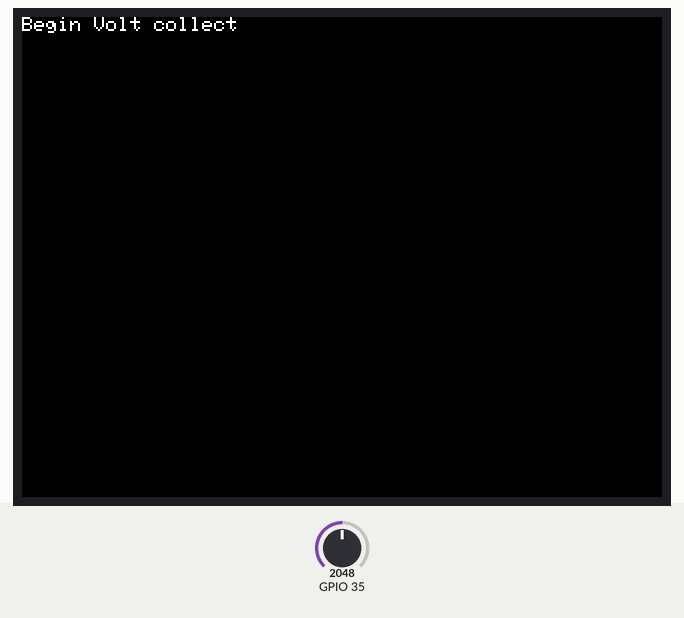
Simulated run of this sketch. Board: ESP32. On the bench: 320×240 colour display. Inputs (shaded band) come from the test bench; at power-on: GPIO 35 = 2048. What the sketch prints to the serial monitor is not drawn.

Above: at 0.3 s.
At 6.4 s:
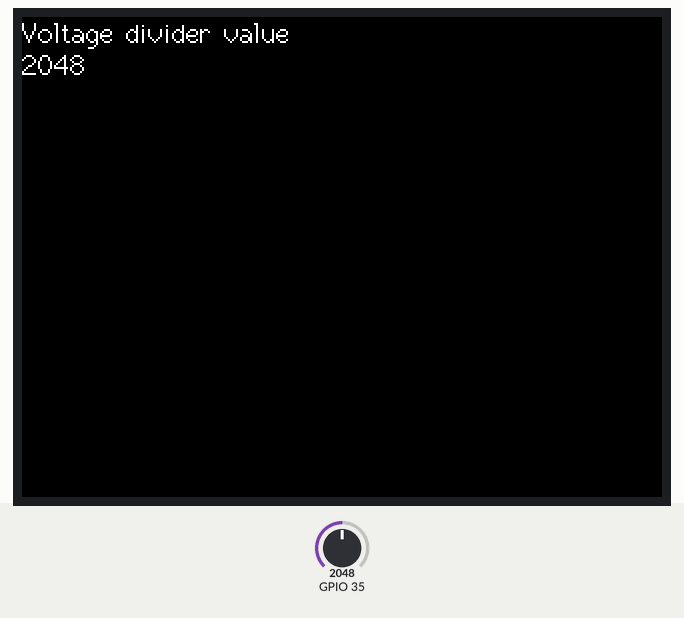
6.5 s: GPIO 35 set to 2866
8.9 s: GPIO 35 set to 3603
At 10.4 s:
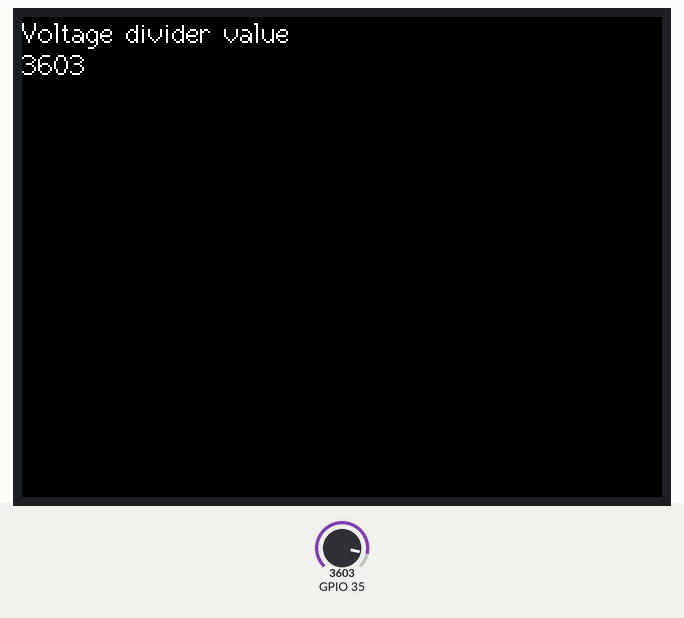
11.1 s: GPIO 35 set to 4095
Timing chart, 0 to 14.1 s (numbered marks = the images above; inputs shaded):
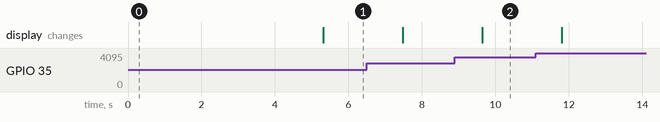

Measured:
- after the input at 8.9 s, the display: changes after 0.74 s (image 2)

The sketch:

voltV1.ino
```cpp
/* determination of voltage for resistance det
  David Shamas
  June 30th 2025
  david.loadingexperiment@gmail.com

*/
#include <M5Core2.h>

//variable declare
//voltVal is based on 10 bit (0-1023)
int voltVAl = 0;
//actVolt is the actual determined voltage of the voltage provider
float actVolt = 0.0f;


void setup() {
  Serial.begin(115200);
  while(!Serial);
  Serial.print("volt det begin");
  pinMode(35, INPUT);
  M5.begin();
  M5.Lcd.fillScreen(BLACK);
  M5.Lcd.print("Begin Volt collect");
  delay(5000);
}

void loop() {
  voltVAl = analogRead(35);
  Serial.print("pin 35 value = ");
  Serial.print(voltVAl);
  M5.Lcd.fillScreen(BLACK);
  M5.Lcd.setCursor(0,0,2);
  M5.Lcd.println("Voltage divider value");
  M5.Lcd.print(voltVAl);
  delay(1000);
}
```
